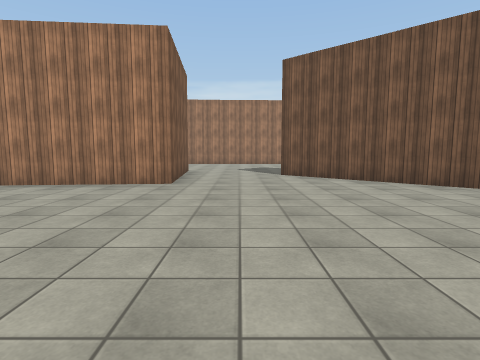
view 1 (above)

23 first-person views from a walk through a Unity game level. The camera is 1.4 m above the floor, tilts 6° down and sees 80° across. The floor is counted in squares, 2 m on a side. Each view is taken from the middle of a square. On the plan, view 1 faces up. The plan holds only what a view shows up to about 10 squares ahead; the rest is blank. The place goes on beyond the plan. Surface patterns are stand-ins for the level's own textures.

view 2
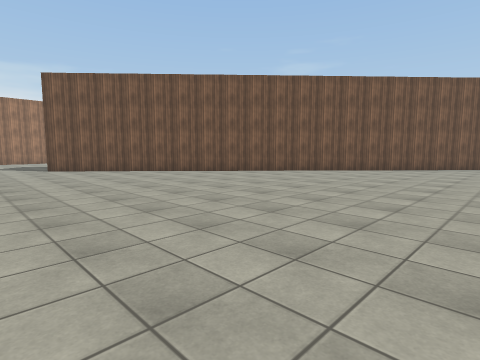

view 3
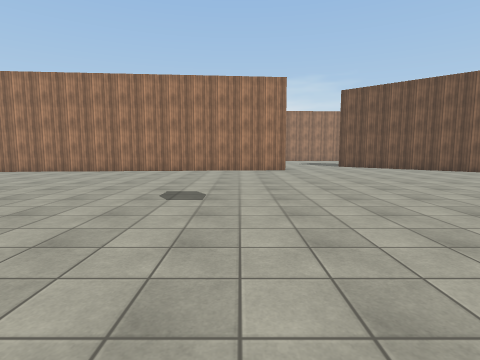

view 4
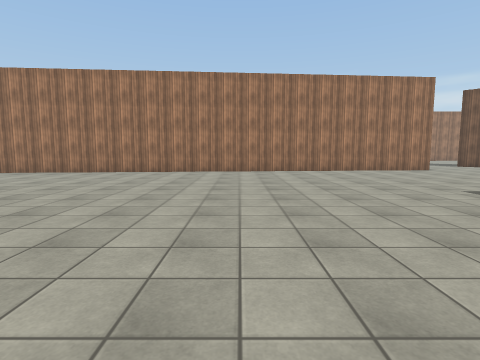

view 5
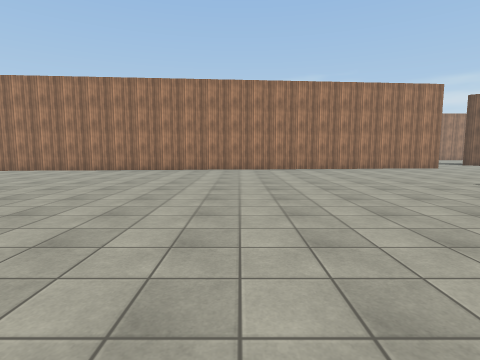

view 6
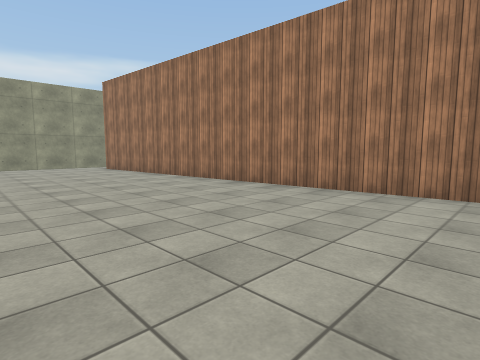

view 7
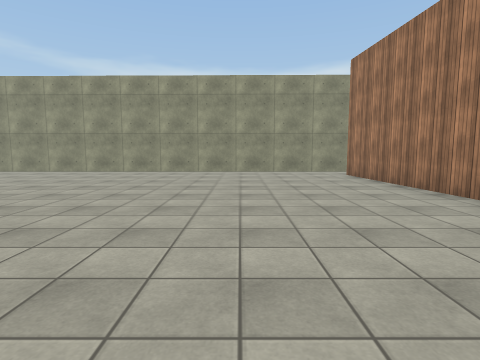

view 8
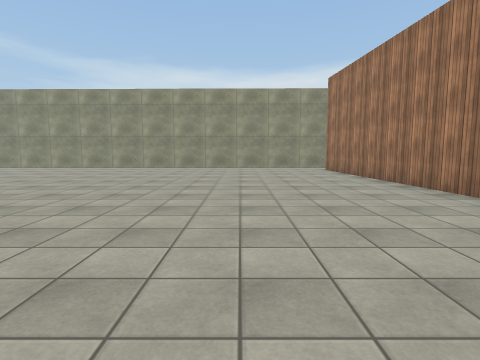

view 9
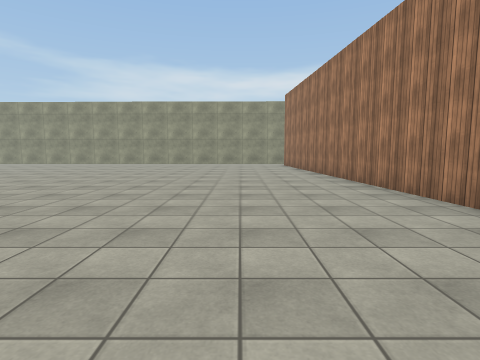

view 10
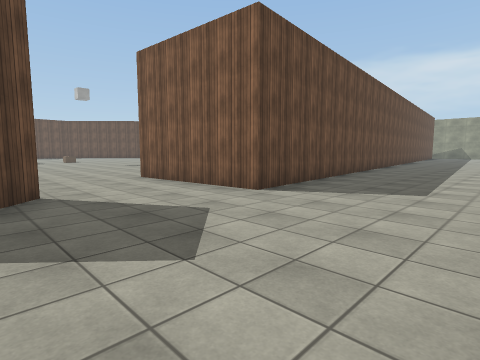

view 11
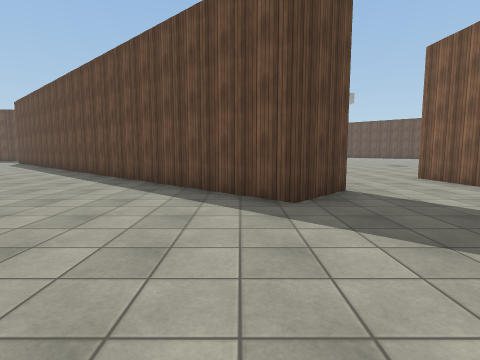

view 12
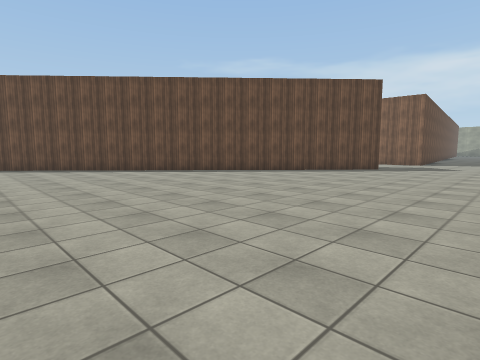

view 13
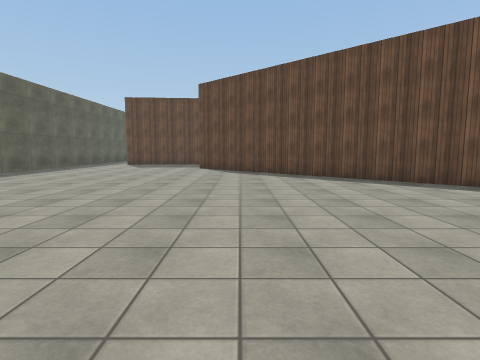

view 14
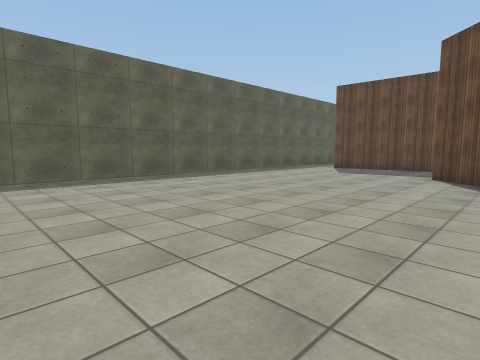

view 15
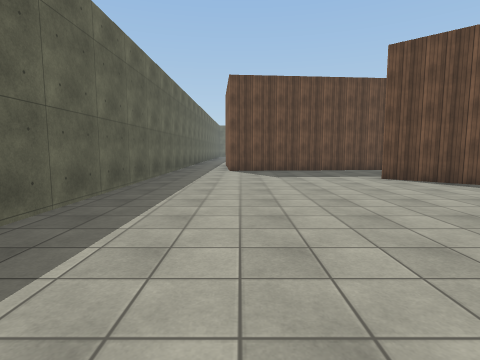

view 16
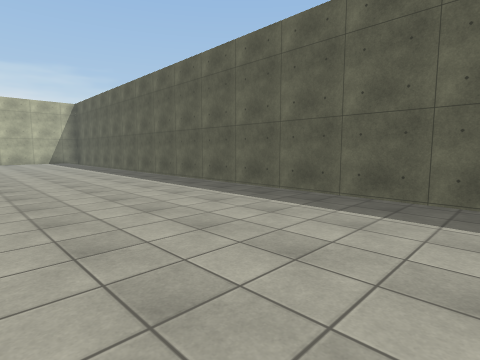

view 17
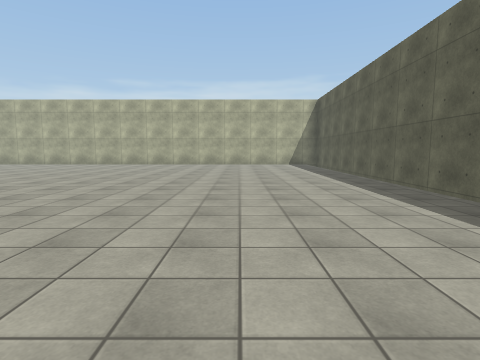

view 18
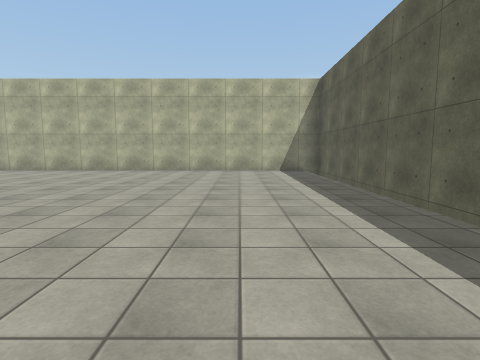

view 19
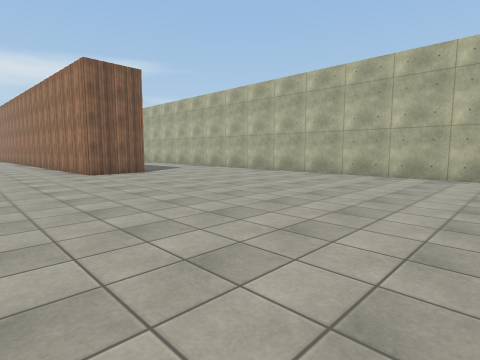

view 20
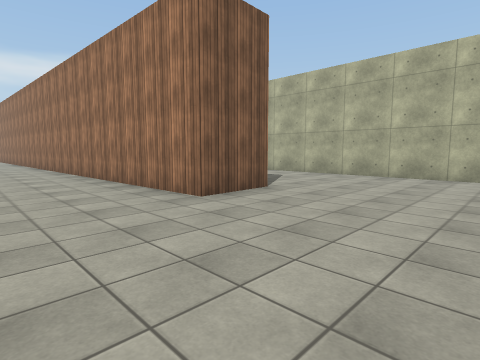

view 21
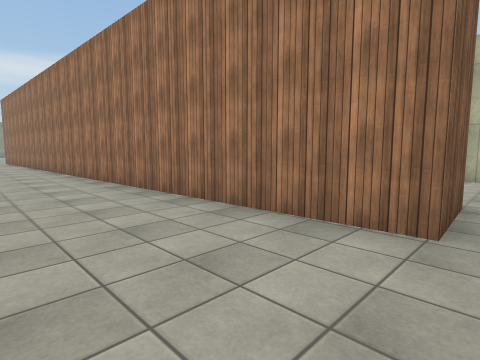

view 22
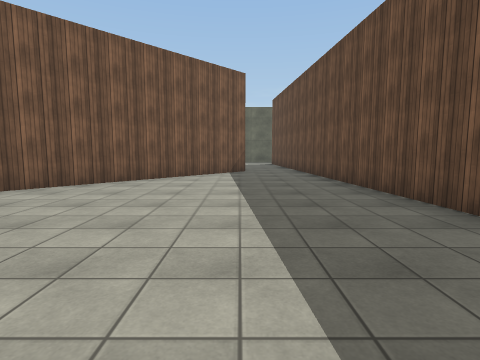

view 23
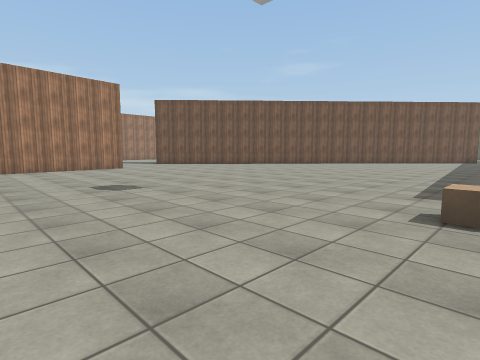

### Floor plan
Points are (right, up) in squares from view 1. A wall is a line through its corners. A room is listed if a view was taken in it or the views show most of it. See-through windows are left out.
Room 1 (views 1, 2, 3, 4, 5, 6, 7, 8, 9, 22, 23)
walls: (-1.4, 5.9) (-24.1, 4); (10.9, -5.2) (13.6, -5); (-25.4, 3.6) (-25.6, -5.5); (13.4, -3.2) (1.2, 8.1)
ways out: opening at (0, 7.3) to room 2; opening at (14, -4) to room 2; opening at (-25, 4)
objects: other object (-3, -5)
Room 2 (views 10, 11, 12, 13, 14, 15, 16, 17, 18, 19, 20, 21)
walls: (6.5, 16.4) (6.6, 14.6) (-5.2, 14.1); (1.2, 8.1) (2.3, 9.3) (14.5, -2); (13.6, -5) (18.3, -4.6); (-3.4, 9.5) (-1.7, 9.7) (-1.4, 5.9); (20.3, -5.1) (20.7, 19.9) (7.6, 19.9)
ways out: opening at (0, 7.3) to room 1; opening at (14, -4) to room 1; opening at (-4.2, 11.5); opening at (6.7, 18)

Positions as (right, up) in squares from view 1, and headings:
1: (0, 0), facing up
2: (-1, -3), facing up-right
3: (-3, -4), facing up
4: (-8, -4), facing up
5: (-9, -5), facing up
6: (-13, 0), facing up-left
7: (-16, 1), facing left
8: (-14, 1), facing left
9: (-11, 2), facing left
10: (2, 13), facing down-left
11: (3, 13), facing down
12: (13, 13), facing down-left
13: (13, 9), facing down
14: (13, 6), facing down-right
15: (18, 5), facing down
16: (16, 3), facing up-right
17: (17, 6), facing up
18: (18, 10), facing up
19: (15, 12), facing up-left
20: (10, 12), facing up-left
21: (7, 12), facing up-left
22: (4, -3), facing right
23: (-6, -5), facing up-right
